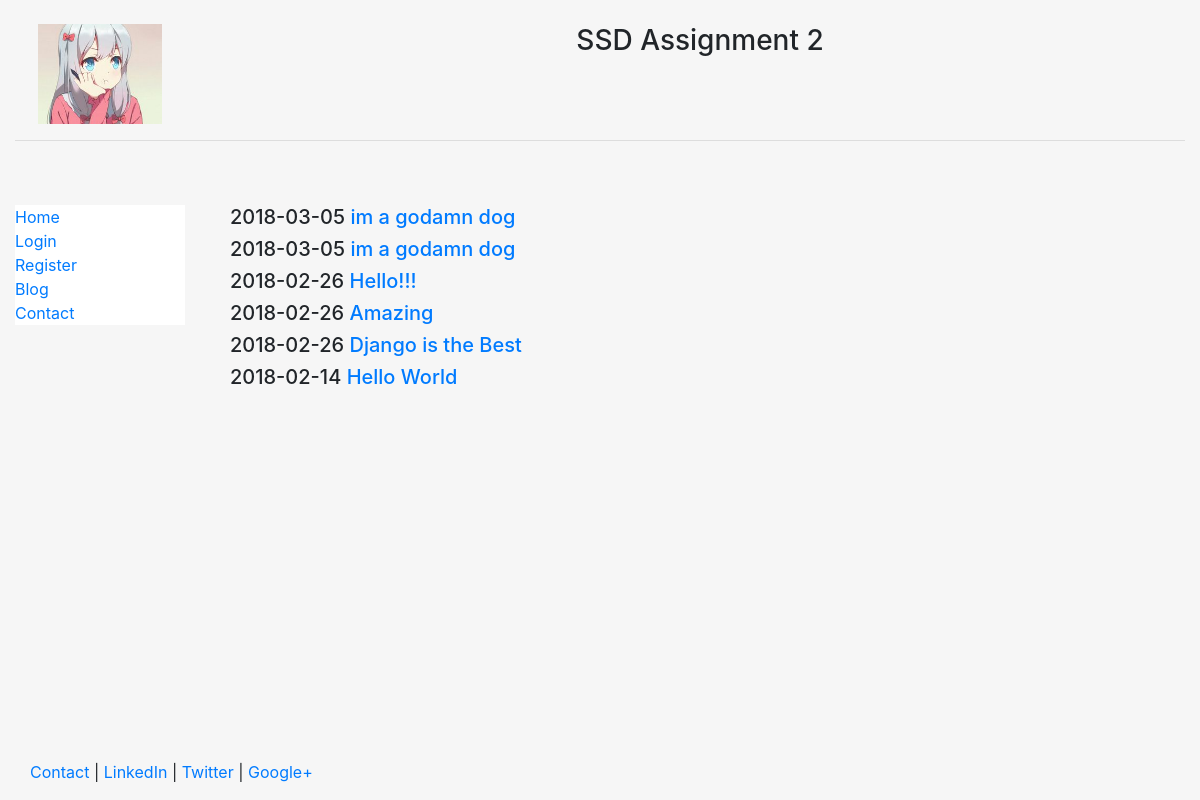
/blog/, run on an earlier commit of the app's database.
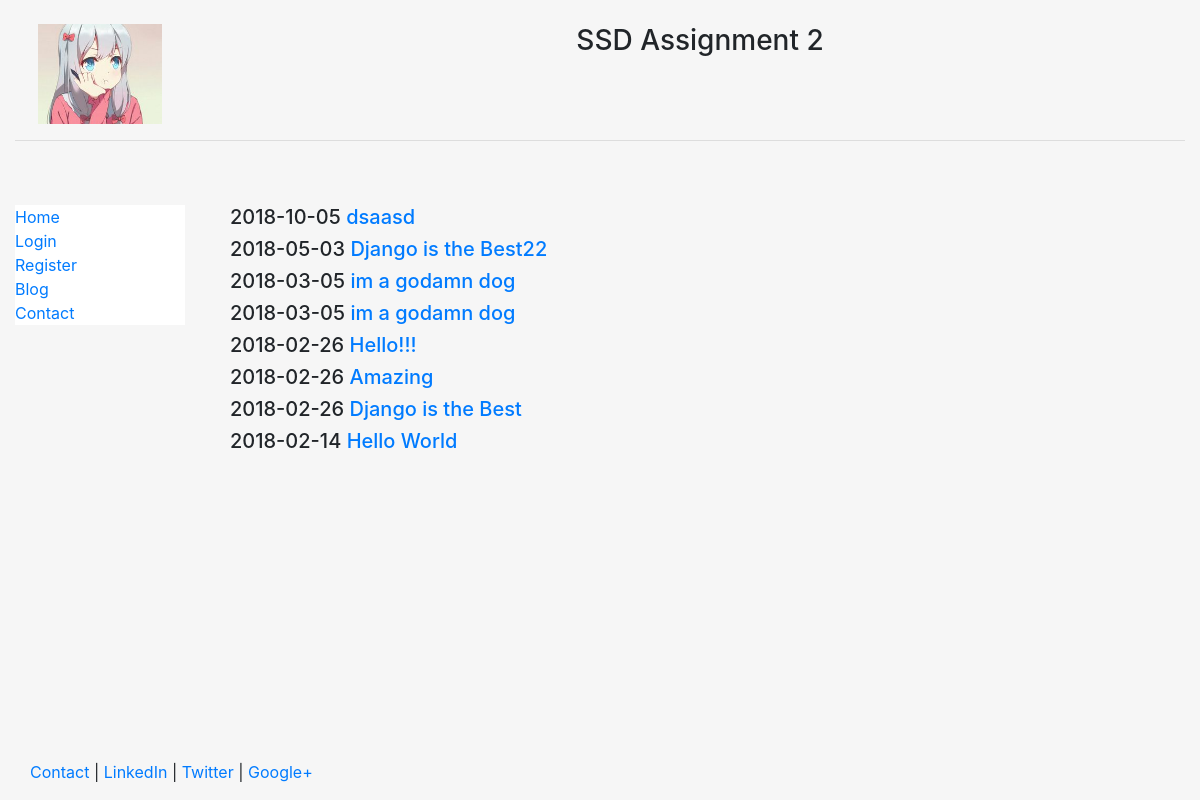
And on a later commit of the database.
### blog/models.py (models this page shows, shortened)
class Post(models.Model):
    title = models.CharField(max_length=140)
    body = models.TextField()
    date = models.DateTimeField()

### blog/templates/blog/blog.html
{% extends "personal/header.html" %}
{% block content%}
	{% for post in object_list %}
		<h5> {{ post.date|date:"Y-m-d" }} <a href="/blog/{{post.id}}"> {{post.title}} </a> </h5>
	{% endfor %}
{% endblock %}

What changed in the data, as far as the page shows it:
added Post: date "2018-10-05", title "dsaasd"
added Post: date "2018-05-03", title "Django is the Best22"
